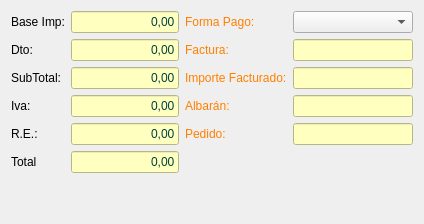
            <widget class="QWidget" name="tab_5">
             <attribute name="title">
              <string>Totales</string>
             </attribute>
             <layout class="QGridLayout" name="gridLayout_15">
              <item row="2" column="0">
               <spacer name="verticalSpacer_2">
                <property name="orientation">
                 <enum>Qt::Vertical</enum>
                </property>
                <property name="sizeHint" stdset="0">
                 <size>
                  <width>20</width>
                  <height>40</height>
                 </size>
                </property>
               </spacer>
              </item>
              <item row="0" column="0" rowspan="2" colspan="2">
               <layout class="QGridLayout" name="gridLayout_16">
                <item row="3" column="1">
                 <widget class="QLineEdit" name="txtrSubtotal">
                  <property name="enabled">
                   <bool>false</bool>
                  </property>
                  <property name="minimumSize">
                   <size>
                    <width>0</width>
                    <height>0</height>
                   </size>
                  </property>
                  <property name="maximumSize">
                   <size>
                    <width>1000</width>
                    <height>16777215</height>
                   </size>
                  </property>
                  <property name="styleSheet">
                   <string notr="true">background-color: rgb(255, 255, 192);
color: rgb(0, 64, 64);</string>
                  </property>
                  <property name="text">
                   <string>0,00</string>
                  </property>
                  <property name="alignment">
                   <set>Qt::AlignRight|Qt::AlignTrailing|Qt::AlignVCenter</set>
                  </property>
                  <property name="readOnly">
                   <bool>true</bool>
                  </property>
                 </widget>
                </item>
                <item row="4" column="0">
                 <widget class="QLabel" name="label_37">
                  <property name="text">
                   <string>Iva:</string>
                  </property>
                 </widget>
                </item>
                <item row="2" column="3">
                 <widget class="QLineEdit" name="txtcFactura">
                  <property name="enabled">
                   <bool>false</bool>
                  </property>
                  <property name="styleSheet">
                   <string notr="true">background-color: rgb(255, 255, 192);</string>
                  </property>
                 </widget>
                </item>
                <item row="3" column="2">
                 <widget class="QLabel" name="label_71">
                  <property name="styleSheet">
                   <string notr="true">color: rgb(255, 128, 0);</string>
                  </property>
                  <property name="text">
                   <string>Importe Facturado:</string>
                  </property>
                 </widget>
                </item>
                <item row="2" column="1">
                 <widget class="QLineEdit" name="txtrDescuento">
                  <property name="enabled">
                   <bool>false</bool>
                  </property>
                  <property name="maximumSize">
                   <size>
                    <width>1000</width>
                    <height>16777215</height>
                   </size>
                  </property>
                  <property name="styleSheet">
                   <string notr="true">background-color: rgb(255, 255, 192);
color: rgb(0, 64, 64);</string>
                  </property>
                  <property name="text">
                   <string>0,00</string>
                  </property>
                  <property name="alignment">
                   <set>Qt::AlignRight|Qt::AlignTrailing|Qt::AlignVCenter</set>
                  </property>
                 </widget>
                </item>
                <item row="2" column="2">
                 <widget class="QLabel" name="lblNumFactura_2">
                  <property name="styleSheet">
                   <string notr="true">color: rgb(255, 128, 0);</string>
                  </property>
                  <property name="text">
                   <string>Factura:</string>
                  </property>
                 </widget>
                </item>
                <item row="1" column="3">
                 <widget class="QComboBox" name="cboFormaPago">
                  <property name="minimumSize">
                   <size>
                    <width>120</width>
                    <height>0</height>
                   </size>
                  </property>
                 </widget>
                </item>
                <item row="4" column="2">
                 <widget class="QLabel" name="label_41">
                  <property name="styleSheet">
                   <string notr="true">color: rgb(255, 128, 0);</string>
                  </property>
                  <property name="text">
                   <string>Albarán:</string>
                  </property>
                 </widget>
                </item>
                <item row="5" column="1">
                 <widget class="QLineEdit" name="txtrTotalRecargoEq">
                  <property name="enabled">
                   <bool>false</bool>
                  </property>
                  <property name="styleSheet">
                   <string notr="true">background-color: rgb(255, 255, 192);
color: rgb(0, 64, 64);</string>
                  </property>
                  <property name="text">
                   <string>0,00</string>
                  </property>
                  <property name="alignment">
                   <set>Qt::AlignRight|Qt::AlignTrailing|Qt::AlignVCenter</set>
                  </property>
                 </widget>
                </item>
                <item row="2" column="0">
                 <widget class="QLabel" name="label_23">
                  <property name="text">
                   <string>Dto:</string>
                  </property>
                 </widget>
                </item>
                <item row="5" column="0">
                 <widget class="QLabel" name="label_39">
                  <property name="text">
                   <string>R.E.:</string>
                  </property>
                 </widget>
                </item>
                <item row="6" column="0">
                 <widget class="QLabel" name="label_36">
                  <property name="text">
                   <string>Total</string>
                  </property>
                 </widget>
                </item>
                <item row="4" column="1">
                 <widget class="QLineEdit" name="txtrImporteIva">
                  <property name="enabled">
                   <bool>false</bool>
                  </property>
                  <property name="maximumSize">
                   <size>
                    <width>1000</width>
                    <height>16777215</height>
                   </size>
                  </property>
                  <property name="styleSheet">
                   <string notr="true">background-color: rgb(255, 255, 192);
color: rgb(0, 64, 64);</string>
                  </property>
                  <property name="text">
                   <string>0,00</string>
                  </property>
                  <property name="alignment">
                   <set>Qt::AlignRight|Qt::AlignTrailing|Qt::AlignVCenter</set>
                  </property>
                 </widget>
                </item>
                <item row="1" column="2">
                 <widget class="QLabel" name="label_70">
                  <property name="styleSheet">
                   <string notr="true">color: rgb(255, 128, 0);</string>
                  </property>
                  <property name="text">
                   <string>Forma Pago:</string>
                  </property>
                 </widget>
                </item>
                <item row="3" column="0">
                 <widget class="QLabel" name="label_22">
                  <property name="text">
                   <string>SubTotal:</string>
                  </property>
                 </widget>
                </item>
                <item row="6" column="1">
                 <widget class="QLineEdit" name="txtrTotal">
                  <property name="enabled">
                   <bool>false</bool>
                  </property>
                  <property name="maximumSize">
                   <size>
                    <width>1000</width>
                    <height>16777215</height>
                   </size>
                  </property>
                  <property name="styleSheet">
                   <string notr="true">background-color: rgb(255, 255, 192);
color: rgb(0, 64, 64);</string>
                  </property>
                  <property name="text">
                   <string>0,00</string>
                  </property>
                  <property name="alignment">
                   <set>Qt::AlignRight|Qt::AlignTrailing|Qt::AlignVCenter</set>
                  </property>
                 </widget>
                </item>
                <item row="5" column="2">
                 <widget class="QLabel" name="label_69">
                  <property name="styleSheet">
                   <string notr="true">color: rgb(255, 128, 0);</string>
                  </property>
                  <property name="text">
                   <string>Pedido:</string>
                  </property>
                 </widget>
                </item>
                <item row="4" column="3">
                 <widget class="QLineEdit" name="txtnAlbaran">
                  <property name="enabled">
                   <bool>false</bool>
                  </property>
                  <property name="styleSheet">
                   <string notr="true">background-color: rgb(255, 255, 192);</string>
                  </property>
                 </widget>
                </item>
                <item row="3" column="3">
                 <widget class="QLineEdit" name="txtrImporteFactura">
                  <property name="enabled">
                   <bool>false</bool>
                  </property>
                  <property name="styleSheet">
                   <string notr="true">background-color: rgb(255, 255, 192);</string>
                  </property>
                 </widget>
                </item>
                <item row="5" column="3">
                 <widget class="QLineEdit" name="txtnPedido">
                  <property name="enabled">
                   <bool>false</bool>
                  </property>
                  <property name="styleSheet">
                   <string notr="true">background-color: rgb(255, 255, 192);</string>
                  </property>
                 </widget>
                </item>
                <item row="1" column="1">
                 <widget class="QLineEdit" name="txtrBase">
                  <property name="enabled">
                   <bool>false</bool>
                  </property>
                  <property name="sizePolicy">
                   <sizepolicy hsizetype="Expanding" vsizetype="Fixed">
                    <horstretch>0</horstretch>
                    <verstretch>0</verstretch>
                   </sizepolicy>
                  </property>
                  <property name="maximumSize">
                   <size>
                    <width>1000</width>
                    <height>16777215</height>
                   </size>
                  </property>
                  <property name="styleSheet">
                   <string notr="true">background-color: rgb(255, 255, 192);
color: rgb(0, 64, 64);</string>
                  </property>
                  <property name="text">
                   <string>0,00</string>
                  </property>
                  <property name="alignment">
                   <set>Qt::AlignRight|Qt::AlignTrailing|Qt::AlignVCenter</set>
                  </property>
                 </widget>
                </item>
                <item row="1" column="0">
                 <widget class="QLabel" name="label_38">
                  <property name="text">
                   <string>Base Imp:</string>
                  </property>
                 </widget>
                </item>
               </layout>
              </item>
             </layout>
            </widget>
